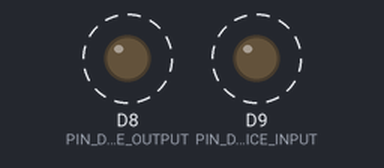
The sketch below on a simulated Arduino Due. Shown: output pins drawn as LEDs (lit = HIGH). Dashed ring = blinking. What the sketch prints to the serial monitor is not drawn.

Above: at 0.02 s.
Timing chart, 0 to 3.0 s (numbered marks = the images above):
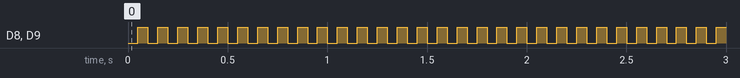

Measured:
- by itself, D8 (PIN_DEVICE_OUTPUT), D9 (PIN_DEVICE_INPUT): alternates HIGH for 0.05 s and LOW for 0.05 s

The sketch:

spi-example-io.ino
```cpp
#include <SPI.h>

#if 0
#define S Serial
#define PIN_SCK  13
#define PIN_MISO 12
#define PIN_MOSI 11
#else
#define S SerialUSB
#define PIN_SCK  24
#define PIN_MISO 22
#define PIN_MOSI 23
#endif

#define PIN_DEVICE_INPUT 9
#define PIN_DEVICE_OUTPUT 8

void setup(){
    S.begin(9600);
    pinMode(PIN_SCK,OUTPUT);
    pinMode(PIN_MISO,INPUT);
    pinMode(PIN_MOSI,INPUT);
    pinMode(PIN_DEVICE_INPUT,OUTPUT);
    pinMode(PIN_DEVICE_OUTPUT,OUTPUT);
    SPI.begin();
}

void loop(){
    static int i = 0;
    i++;
    digitalWrite(PIN_DEVICE_INPUT,LOW);
    digitalWrite(PIN_DEVICE_OUTPUT,LOW);
    delay(50);
    digitalWrite(PIN_DEVICE_INPUT,HIGH);

    SPI.beginTransaction(SPISettings(7000000, MSBFIRST, SPI_MODE0));
    uint8_t value = SPI.transfer(0x0);
    SPI.endTransaction();

    S.println(value);

    SPI.beginTransaction(SPISettings(7000000, MSBFIRST, SPI_MODE0));
    SPI.transfer( ~( (uint8_t) value ) );
    SPI.transfer(~i);
    SPI.endTransaction();

    digitalWrite(PIN_DEVICE_OUTPUT,HIGH);
    delay(50);
}
```
